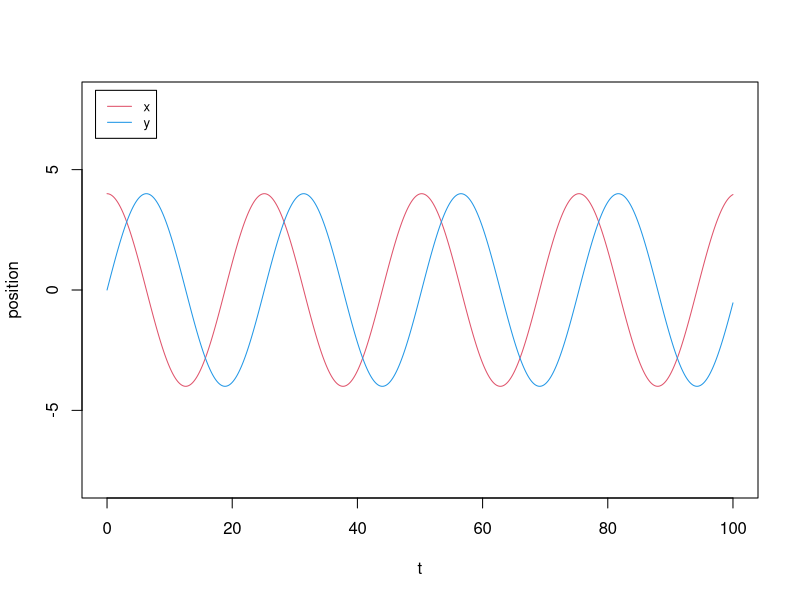
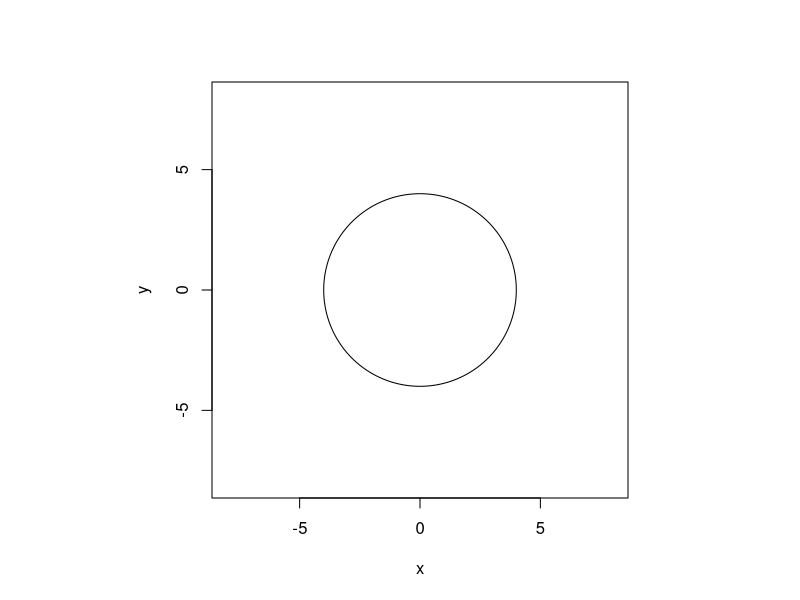
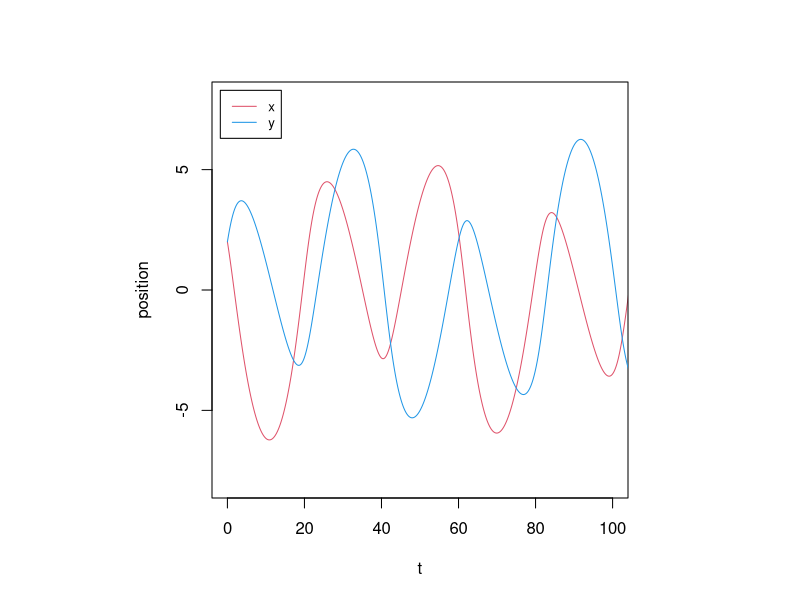
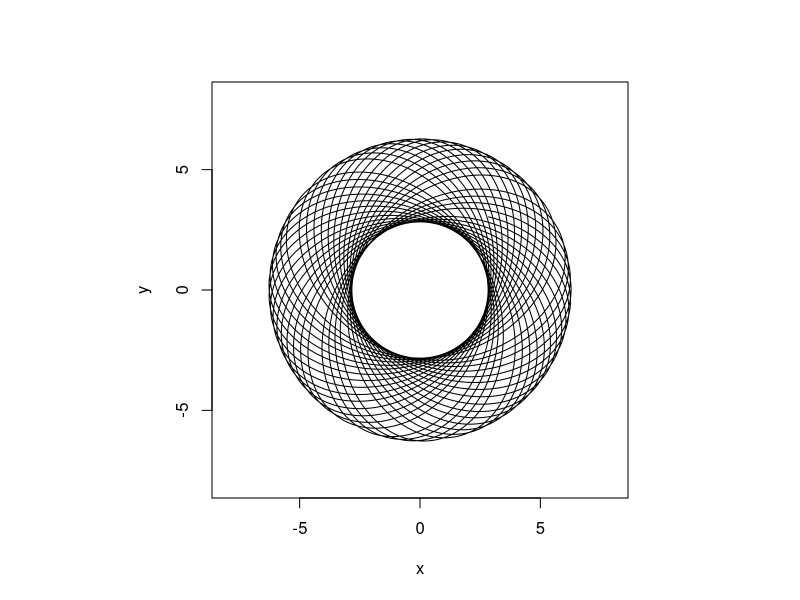
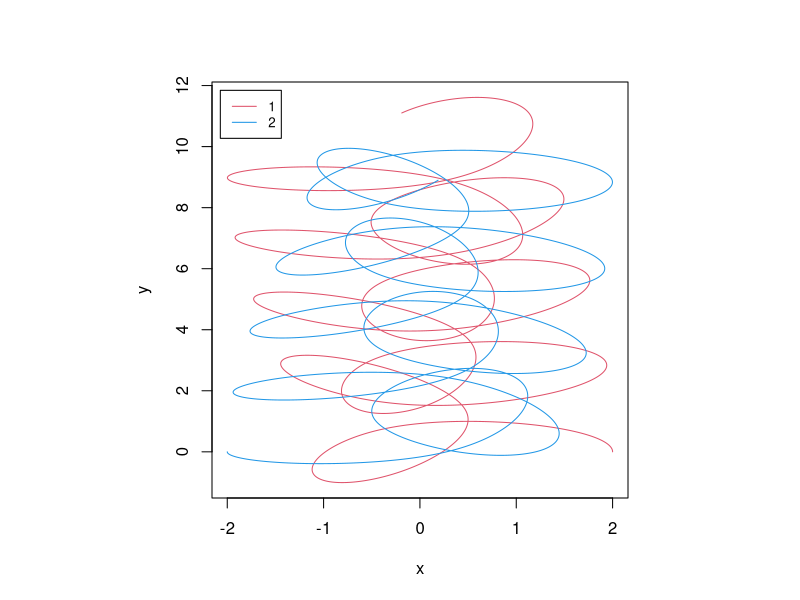
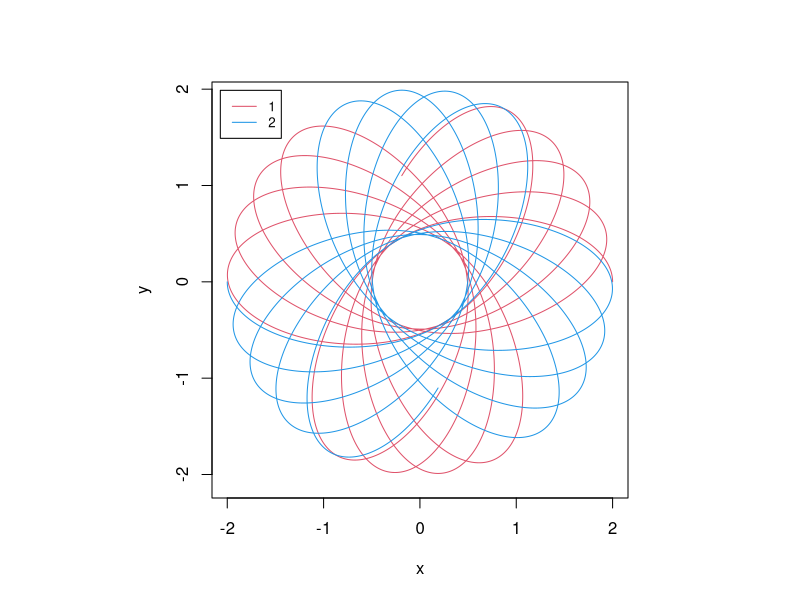
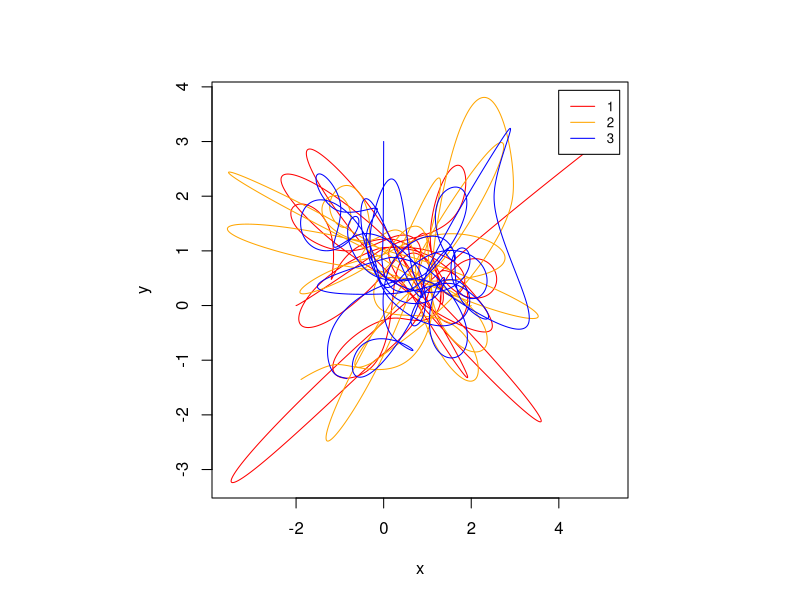

Reproduce these figures in R, in order.
## ---- chunk 1
# Velocity Verlet for a system of many variables (2D/3D, one or many particles)
velocity_verlet_generic <- function(f, t0, x0, v0, t.total, dt, ...){
  # x0, v0: vectors of initial positions and velocities (all coordinates)
  t_all <- seq(t0, t.total, by = dt)
  nt_all <- length(t_all); nx <- length(x0)
  x_all <- matrix(0, nrow = nt_all, ncol = nx)
  v_all <- matrix(0, nrow = nt_all, ncol = nx)
  x_all[1,] <- x0; v_all[1,] <- v0
  for (i in 1:(nt_all - 1)) {
    v_half     <- v_all[i,] + 0.5 * dt * f(t_all[i], x_all[i,], ...)
    x_all[i+1,] <- x_all[i,] + dt * v_half
    v_all[i+1,] <- v_half + 0.5 * dt * f(t_all[i+1], x_all[i+1,], ...)
  }
  return(cbind(t_all, x_all, v_all))   # columns: t, then all x, then all v
}
## ---- chunk 2
# gravitational force toward the origin in 2D
f_g2d <- function(t, x, G){
  # x: vector (x, y)
  r2 <- x[1]^2 + x[2]^2
  return(-x * G / r2)
}

result_g2d <- velocity_verlet_generic(f = f_g2d, t0 = 0, x0 = c(4, 0), v0 = c(0, 1),
                                      t.total = 100, dt = 0.1, G = 1)
plot(result_g2d[,1], result_g2d[,2], type = "l", col = 2,
     xlab = "t", ylab = "position", xlim = c(0,100), ylim = c(-8,8))
lines(result_g2d[,1], result_g2d[,3], col = 4)
legend("topleft", inset = 0.02, legend = c("x","y"), col = c(2,4), lty = 1, cex = 0.8)
## ---- chunk 3
#| fig-width: 5
#| fig-height: 5
#| out-width: "55%"
par(pty = "s")   # square panel for the x-y orbit
plot(result_g2d[,2], result_g2d[,3], type = "l", asp = 1,
     xlab = "x", ylab = "y", xlim = c(-8,8), ylim = c(-8,8))
## ---- chunk 4
# a second initial condition, integrated for longer
result_g2d2 <- velocity_verlet_generic(f = f_g2d, t0 = 0, x0 = c(2, 2), v0 = c(-1, 1),
                                       t.total = 1000, dt = 0.1, G = 1)
plot(result_g2d2[,1], result_g2d2[,2], type = "l", col = 2,
     xlab = "t", ylab = "position", xlim = c(0,100), ylim = c(-8,8))
lines(result_g2d2[,1], result_g2d2[,3], col = 4)
legend("topleft", inset = 0.02, legend = c("x","y"), col = c(2,4), lty = 1, cex = 0.8)
## ---- chunk 5
#| fig-width: 5
#| fig-height: 5
#| out-width: "55%"
par(pty = "s")
plot(result_g2d2[,2], result_g2d2[,3], type = "l", asp = 1,
     xlab = "x", ylab = "y", xlim = c(-8,8), ylim = c(-8,8))
## ---- chunk 6
#| fig-width: 5
#| fig-height: 5
#| out-width: "55%"
# gravitational force between two particles in 2D
f_2body_2d <- function(t, x, G){
  # x: vector (x1, y1, x2, y2)
  r12_2 <- (x[1] - x[3])^2 + (x[2] - x[4])^2
  f1_x <- (x[3] - x[1]) / r12_2; f1_y <- (x[4] - x[2]) / r12_2
  f2_x <- (x[1] - x[3]) / r12_2; f2_y <- (x[2] - x[4]) / r12_2
  return(G * c(f1_x, f1_y, f2_x, f2_y))
}

x0 <- c(2, 0, -2, 0); v0 <- c(0, 0.4, 0, -0.2)   # net momentum is non-zero
result_2body <- velocity_verlet_generic(f = f_2body_2d, t0 = 0, x0 = x0, v0 = v0,
                                        t.total = 100, dt = 0.01, G = 1)
par(pty = "s")
plot(result_2body[,2], result_2body[,3], type = "l", col = 2, xlab = "x", ylab = "y")
lines(result_2body[,4], result_2body[,5], col = 4)
legend("topleft", inset = 0.02, legend = c("1","2"), col = c(2,4), lty = 1, cex = 0.8)
## ---- chunk 7
#| fig-width: 5
#| fig-height: 5
#| out-width: "55%"
# shift velocities so the total momentum (mean velocity) is zero
center_v <- function(v, ndim){
  # v: velocity vector; ndim: spatial dimension (2 here)
  v_mat <- matrix(v, ncol = ndim, byrow = TRUE)
  v_means <- colMeans(v_mat)
  return(v - v_means)   # recycled: subtracts the per-dimension mean from each particle
}

result_2body <- velocity_verlet_generic(f = f_2body_2d, t0 = 0, x0 = x0, v0 = center_v(v0, 2),
                                        t.total = 100, dt = 0.01, G = 1)
par(pty = "s")
plot(result_2body[,2], result_2body[,3], type = "l", col = 2, asp = 1, xlab = "x", ylab = "y")
lines(result_2body[,4], result_2body[,5], col = 4)
legend("topleft", inset = 0.02, legend = c("1","2"), col = c(2,4), lty = 1, cex = 0.8)
## ---- chunk 8
#| fig-width: 5
#| fig-height: 5
#| out-width: "55%"
#| warning: false
# gravitational forces among three particles in 2D
f_3body_2d <- function(t, x, G){
  # x: vector (x1, y1, x2, y2, x3, y3)
  r12_2 <- (x[1] - x[3])^2 + (x[2] - x[4])^2
  r13_2 <- (x[1] - x[5])^2 + (x[2] - x[6])^2
  r23_2 <- (x[3] - x[5])^2 + (x[4] - x[6])^2
  f1_x <- (x[3]-x[1])/r12_2 + (x[5]-x[1])/r13_2
  f1_y <- (x[4]-x[2])/r12_2 + (x[6]-x[2])/r13_2
  f2_x <- (x[1]-x[3])/r12_2 + (x[5]-x[3])/r23_2
  f2_y <- (x[2]-x[4])/r12_2 + (x[6]-x[4])/r23_2
  f3_x <- (x[1]-x[5])/r13_2 + (x[3]-x[5])/r23_2
  f3_y <- (x[2]-x[6])/r13_2 + (x[4]-x[6])/r23_2
  return(G * c(f1_x, f1_y, f2_x, f2_y, f3_x, f3_y))
}

x0 <- c(-2, 0, 2, 0, 0, 3)
v0 <- center_v(c(0.1, 0, -0.1, 0, 0, -0.05), 3)
result_3body <- velocity_verlet_generic(f = f_3body_2d, t0 = 0, x0 = x0, v0 = v0,
                                        t.total = 100, dt = 0.01, G = 1)
par(pty = "s")
plot(result_3body[,2], result_3body[,3], type = "l", col = "red", xlab = "x", ylab = "y",
     xlim = range(result_3body[,c(2,4,6)]), ylim = range(result_3body[,c(3,5,7)]))
lines(result_3body[,4], result_3body[,5], col = "orange")
lines(result_3body[,6], result_3body[,7], col = "blue")
legend("topright", inset = 0.02, legend = c("1","2","3"),
       col = c("red","orange","blue"), lty = 1, cex = 0.8)
